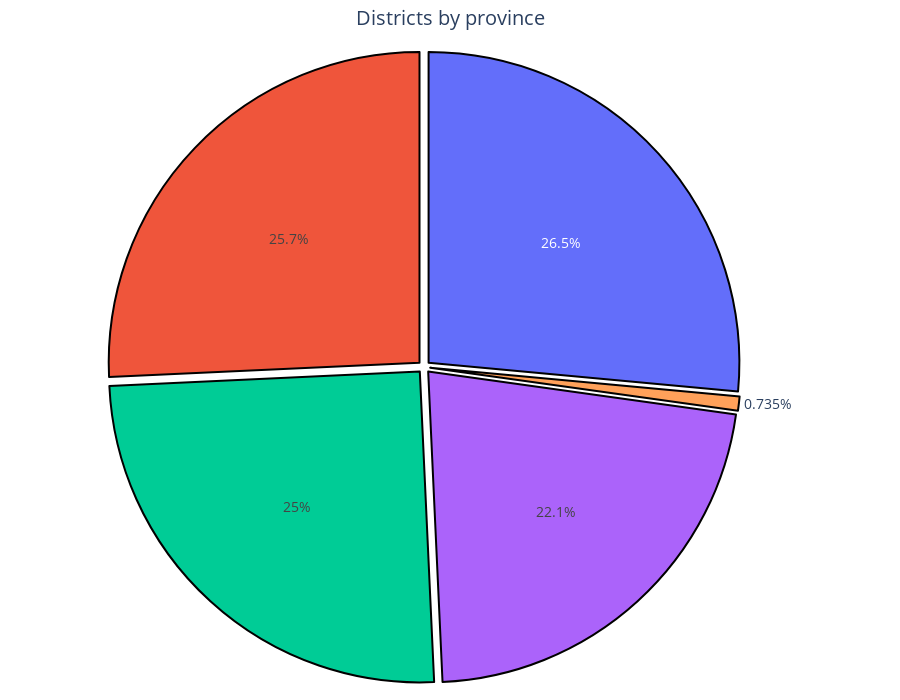

Notebook code cell kept with this figure:
### Markdown cell above
### Задание 4

Построить круговую диаграмму (go.Pie), использовав данные и стиль оформления из предыдущего графика. Сделать так, чтобы границы каждой доли были выделены чёрной линией с толщиной, равной 2 и категории круговой диаграммы были читаемы (к примеру, объединить часть объектов)

### Code cell
fig = go.Figure()
fig.add_trace(go.Pie(
    ids=df_grouped['province'], 
    values=df_grouped['district'],
    labels=df_grouped['province'],
    hovertemplate='<b>%{label}</b><br>Количество: %{value}<br>Процент: %{percent}<extra></extra>',
    marker=dict(
        colors=list(range(len(df_grouped['province']))),
        line=dict(color='black', width=2)
    ),
    pull=[0.02] * len(df_grouped['province']),
    textfont_size=14
))
fig.update_layout(
    title='Districts by province',
    title_font_size=20,
    title_x=0.5,
    height=700,
    showlegend=False,
    margin=dict(l=0, r=0, t=50, b=10)
)
fig.update_xaxes(tickangle=315, showgrid=True, gridwidth=2)
fig.update_yaxes(showgrid=True, gridcolor='ivory', gridwidth=2)

fig.show()

### Figure 1 — Plotly figure (JSON) as saved in the notebook; plotly's stock layout.template omitted (floating-point values rounded to 4 significant figures)
{"data": [{"hovertemplate": "<b>%{label}</b><br>Количество: %{value}<br>Процент: %{percent}<extra></extra>", "ids": ["Punjab", "KP", "Balochistan", "Sindh", "Capital_territory"], "labels": ["Punjab", "KP", "Balochistan", "Sindh", "Capital_territory"], "marker": {"colors": [0, 1, 2, 3, 4], "line": {"color": "black", "width": 2}}, "pull": [0.02, 0.02, 0.02, 0.02, 0.02], "textfont": {"size": 14}, "type": "pie", "values": [36, 35, 34, 30, 1]}], "layout": {"height": 700, "margin": {"b": 10, "l": 0, "r": 0, "t": 50}, "showlegend": false, "title": {"font": {"size": 20}, "text": "Districts by province", "x": 0.5}, "xaxis": {"gridwidth": 2, "showgrid": true, "tickangle": -45}, "yaxis": {"gridcolor": "ivory", "gridwidth": 2, "showgrid": true}}}
